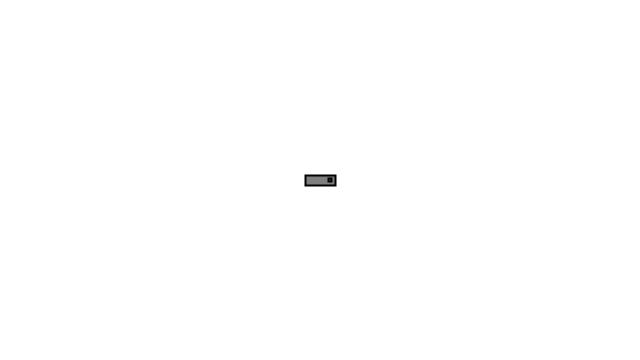
Frame 1 (no input)
Frame 60 (the mouse pressed at the canvas centre just before this capture): identical to frame 1, image omitted
Frame 120 (the mouse held since frame 60 and released just before this capture): identical to frame 1, image omitted

The Processing sketch that drew this single still picture (run headless with seeded random() and noise(); from frame 60 on, the mouse is pressed at the canvas centre):

// Processing sketch: sketch_3_3_Arrow_Key_Vehicle
// ── sketch_3_3_Arrow_Key_Vehicle.pde
// The Nature of Code
// Daniel Shiffman
// http://natureofcode.com

Mover mover;

void setup() {
  size(640,360);
  mover = new Mover(); 
}

void draw() {
  background(255);
  
  mover.update();
  mover.checkEdges();
  mover.display(); 
}

void keyPressed() {
  if (key == CODED) {
    switch (keyCode) {
      case UP:
        mover.applyForce(new PVector(0, -1));
        break;
      case DOWN:
        mover.applyForce(new PVector(0, 1));
        break;
      case LEFT:
        mover.applyForce(new PVector(-1, 0));
        break;
      case RIGHT:
        mover.applyForce(new PVector(1, 0));
        break;
    }
  }
}
// ── Mover.pde
// The Nature of Code
// Daniel Shiffman
// http://natureofcode.com

class Mover {

  PVector position;
  PVector velocity;
  PVector acceleration = new PVector(0,0);
  PVector arrow;
  float topspeed;

  float xoff, yoff;

  float r = 16;

  Mover() {
    position = new PVector(width/2, height/2);
    velocity = new PVector(0, 0);
    arrow = position.copy();
    topspeed = 10;
    xoff = 1000;
    yoff = 0;
  }

  void applyForce(PVector force) {
     acceleration.add(force);
  }

  void update() {    
    if (velocity.copy().add(acceleration).mag() <= topspeed) {
      velocity.add(acceleration);
    }
    position.add(velocity);
    println(velocity);
    acceleration.mult(0);
  }

  void display() {
    float theta = velocity.heading();

    stroke(0);
    strokeWeight(2);
    fill(127);
    pushMatrix();
    rectMode(CENTER);
    translate(position.x, position.y);
    rotate(theta);
    rect(0, 0, 30, 10);
    rect(10, 0, 3, 3);
    popMatrix();
  }

  void checkEdges() {

    if (position.x > width) {
      position.x = 0;
    } 
    else if (position.x < 0) {
      position.x = width;
    }

    if (position.y > height) {
      position.y = 0;
    } 
    else if (position.y < 0) {
      position.y = height;
    }
  }
}
